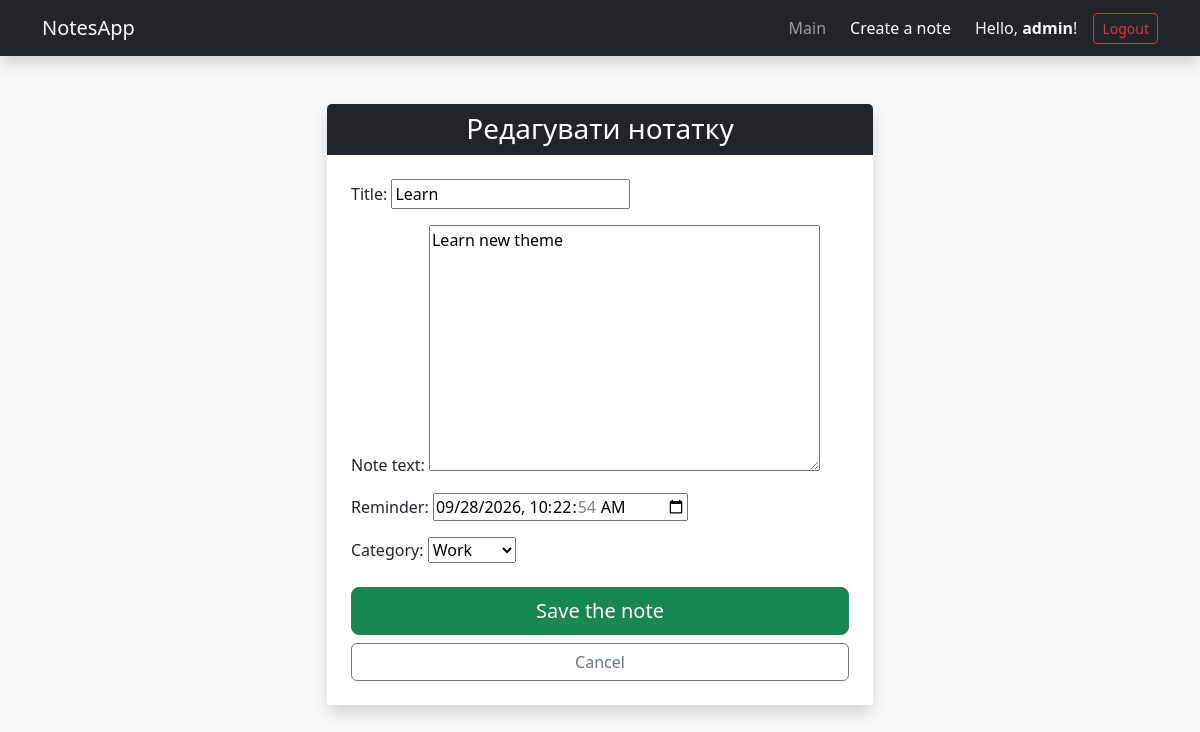
The page /2/edit/ (signed in) on the database its author committed.
### notes/models.py (models this page shows, shortened)
class Note(models.Model):
    user = models.ForeignKey(User, on_delete=models.CASCADE, default=1)
    title = models.CharField(max_length=200)
    text = models.TextField(verbose_name="Note text")
    reminder = models.DateTimeField(
        null=True, blank=True, verbose_name="Reminder"
    )
    category = models.ForeignKey(
        Category, on_delete=models.CASCADE, related_name="notes"
    )

class Category(models.Model):
    title = models.CharField(max_length=100)
    def __str__(self):
        return self.title

### notes/views.py (the view)
# urls.py: path('<int:pk>/edit/', note_edit, name='note_edit'),
@login_required(login_url='login')
def note_edit(request, pk):
    note = get_object_or_404(Note, pk=pk, user=request.user)
    if request.method == 'POST':
        form = NoteForm(request.POST, instance=note)
        if form.is_valid():
            form.save()
            return redirect('home_text')
    else:
        form = NoteForm(instance=note)
    return render(request, 'notes/note_form.html', {'form': form, 'action_title': 'Редагувати нотатку', 'note': note})

### notes/forms.py
class NoteForm(forms.ModelForm):
    class Meta:
        model = Note
        fields = ['title', 'text', 'reminder', 'category']
        widgets = {
            'reminder': forms.DateTimeInput(attrs={'type': 'datetime-local'}),
        }

### notes/templates/notes/note_form.html (shortened to what this page needs)
{% extends 'notes/base.html' %}
{% block content %}
<div class="row justify-content-center mt-5">
    <div class="col-md-6">
        <div class="card shadow border-0">
            <div class="card-header bg-dark text-white text-center">
                <h3 class="mb-0">{{ action_title }}</h3>
            </div>
            <div class="card-body p-4 bg-white">
                <form method="POST">
                    <div class="mb-3">
                        {{ form.as_p }}
                    </div>
                    <div class="d-grid gap-2 mt-4">
                        <button type="submit" class="btn btn-success btn-lg">Save the note</button>
                        <a href="{% url 'home_text' %}" class="btn btn-outline-secondary">Cancel</a>
                    </div>
                </form>
            </div>
        </div>
    </div>
</div>
{% endblock %}

### notes/templates/notes/base.html (shortened to what this page needs)
<!DOCTYPE html>
<html lang="uk">
<head>
    <link href="https://cdn.jsdelivr.net/npm/bootstrap@5.3.0/dist/css/bootstrap.min.css" rel="stylesheet">
</head>
<body class="bg-light">
    <nav class="navbar navbar-expand-lg navbar-dark bg-dark mb-4 shadow">
        <div class="container">
            <a class="navbar-brand" href="{% url 'home_text' %}">NotesApp</a>
            <div class="collapse navbar-collapse">
                <ul class="navbar-nav ms-auto align-items-center">
    <li class="nav-item">
        <a class="nav-link" href="{% url 'home_text' %}">Main</a>
    </li>
    <li class="nav-item">
        <a class="nav-link btn btn-outline-success ms-2 me-3 text-white" href="{% url 'note_create' %}">Create a note</a>
    </li>
    {% if user.is_authenticated %}
        <li class="nav-item text-light me-3">
            Hello, <strong>{{ user.username }}</strong>!
        </li>
        <li class="nav-item">
            <form action="{% url 'logout' %}" method="post" class="d-inline">
                <button type="submit" class="btn btn-outline-danger btn-sm">Logout</button>
            </form>
        </li>
    {% else %}
        <li class="nav-item">
            <a href="{% url 'login' %}" class="btn btn-primary btn-sm">Login</a>
        </li>
    {% endif %}
</ul>
            </div>
        </div>
    </nav>
    <div class="container">
        {% block content %}
        {% endblock %}
    </div>
</body>
</html>

### rows shown on the page
Note: title "Learn", text "Learn new theme", reminder "09/28/2026 10:22:54", category "Work"

### other values the page prints
{{ user.username }} "admin"
{{ action_title }} "Редагувати нотатку"
